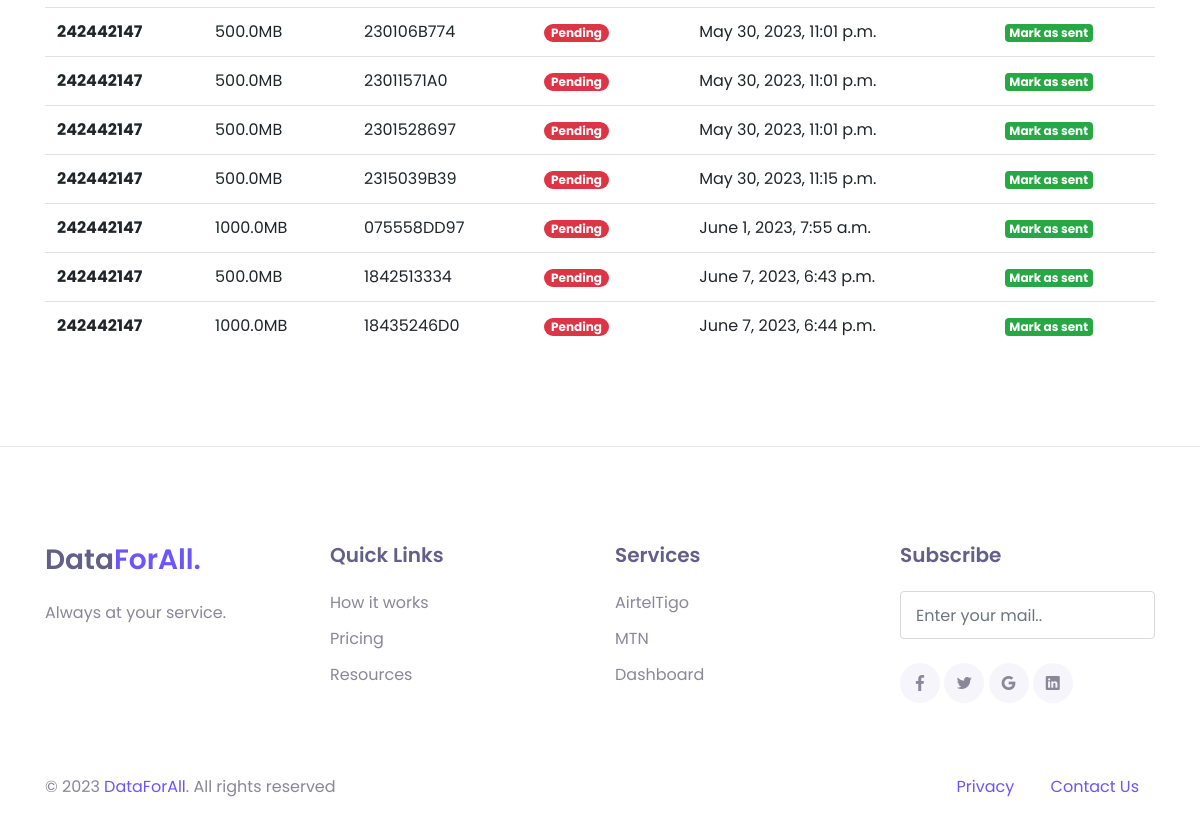
Before: /mtn_admin (signed in, lower part) with the older database file.
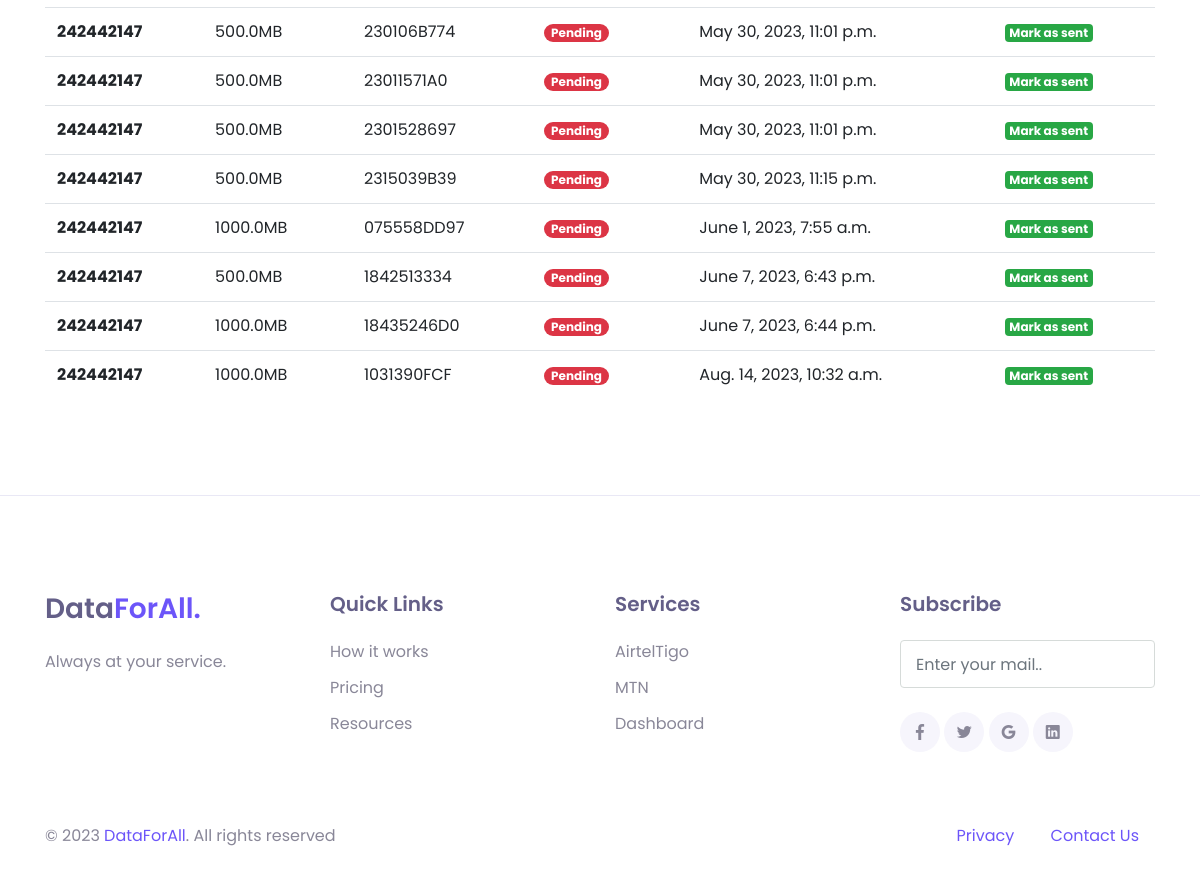
After: the same page with the newer database file.
### intel_app/models.py (models this page shows, shortened)
class MTNTransaction(models.Model):
    user = models.ForeignKey(CustomUser, on_delete=models.CASCADE)
    bundle_number = models.BigIntegerField(null=False, blank=False)
    offer = models.CharField(max_length=250, null=False, blank=False)
    reference = models.CharField(max_length=20, null=False, blank=True)
    transaction_date = models.DateTimeField(auto_now_add=True)
    choices = (
        ("Pending", "Pending"),
        ("Completed", "Completed"),
        ("Failed", "Failed")
    )
    transaction_status = models.CharField(max_length=100, choices=choices, default="Pending")
    description = models.CharField(max_length=500, null=True, blank=True)

### intel_app/views.py (the view)
# urls.py: path('mtn_admin', views.admin_mtn_history, name='mtn_admin'),
@login_required(login_url='login')
def admin_mtn_history(request):
    if request.user.is_staff and request.user.is_superuser:
        all_txns = models.MTNTransaction.objects.all()
        context = {'txns': all_txns}
        return render(request, "layouts/services/mtn_admin.html", context=context)

### intel_app/models.py (called while the page is built)
    def __str__(self):
        return self.username

### intel_app/templates/layouts/services/mtn_admin.html (shortened to what this page needs)
{% extends 'base.html' %}
  {% block content %}
  <main>
    <div class="page-section mt-5" id="services">
      <div class="container">
            <div class="table-responsive">
                <table id="myTable" class="table">
                    <tbody>
                    {% for txn in txns %}
                        <tr>
                            <th scope="row">{{txn.bundle_number}}</th>
                            <td>{{txn.offer}}</td>
                            <td>{{txn.reference}}</td>
                            {% if txn.transaction_status == "Completed" %}
                            <td><span class="badge badge-pill badge-success me-1">{{txn.transaction_status}}</span></td>
                            {% else %}
                            <td><span class="badge badge-pill badge-danger me-1">{{txn.transaction_status}}</span></td>
                            {% endif %}
                            <td>{{txn.transaction_date}}</td>
                            <td><a href="{% url 'mark_as_sent' pk=txn.id %}" class="badge badge-success">Mark as sent</a></td>
                        </tr>
                    {% endfor %}
                    </tbody>
                </table>
            </div>
      </div>
  </div>
  </main>
  {% include 'inc/footer.html' %}
{% endblock %}

Changed rows visible on the page:
added MTNTransaction: bundle_number "242442147", offer "1000.0MB", reference "1031390FCF", transaction_status "Pending", transaction_date "Aug. 14, 2023, 10:32 a.m."
